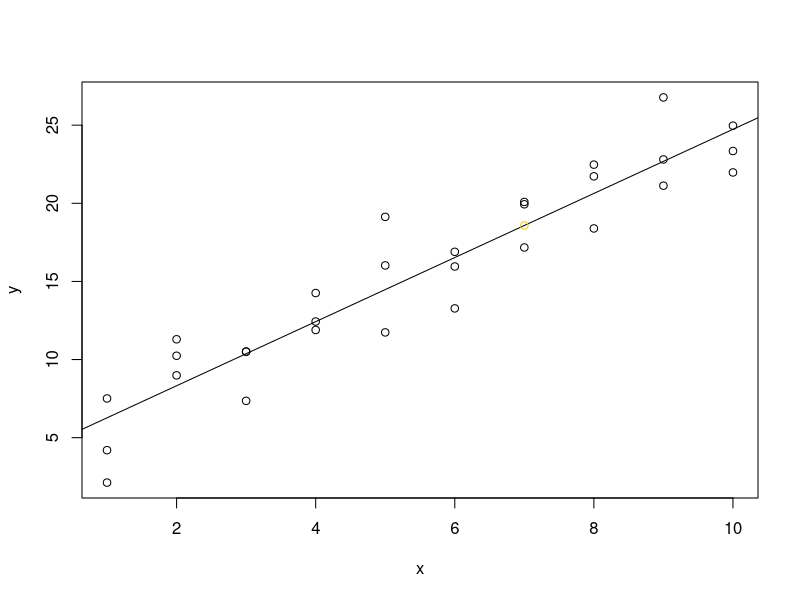

The R source for this figure:
data <- c(15, 20, 21, 20, 36, 15, 25, 15)

data
mean(data)
median(data)
sd(data)
var(data)
data()

# install.packages("")
library(tidyverse)
library(modelr)
sim1

# range(sim1)
n <- length(sim1$y)

x <- sim1$x
x
y <- sim1$y
y

r <- function(n, x, y) {
  Sx = sum(x)
  Sy = sum(y)
  top <- n*sum(x*y) - Sx*Sy
  bottom <- sqrt((n*sum(x*x) - Sx*Sx)*(n*sum(y*y) - Sy*Sy))
  r = top/bottom
  
  return(r)
}

t <- r(n, x, y)
t

# built in function
cor(x, y)
cor.test(x, y)

plot(x, y)
# y = a + bx --> a: intercept, b: gradient of the line(slop)

b <- (n*sum(x*y) - sum(x)*sum(y))/(n*sum(x*x) - sum(x)^2)
b

a = sum(y)/n - b*sum(x)/n
a

abline(a=a, b=b)

x0 <- 7
y0 <- a + b*x0
points(x0, y0, col=c(255,0,0))


lm(y~x)

# TODO
# Build a function calculate r(correlation)
# Sample -> r, y = a + bx
# Draw graph
# Draw y